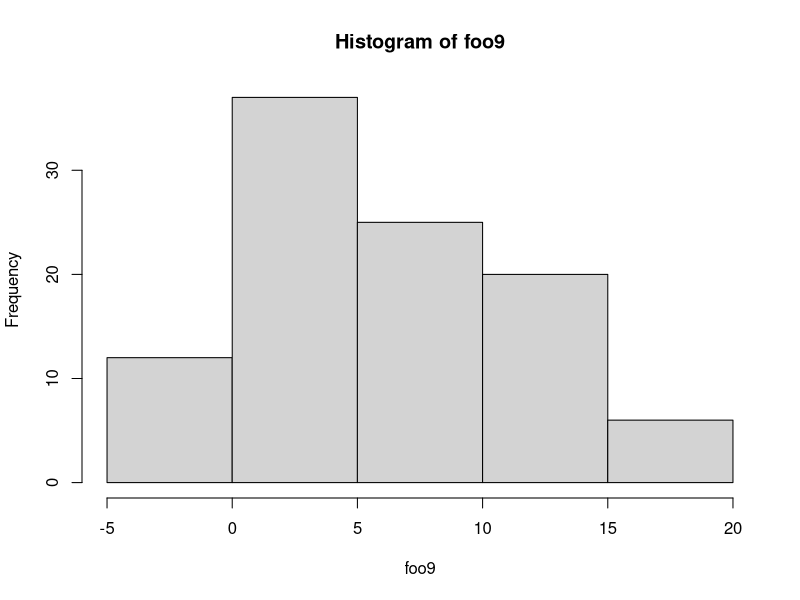

The R source for this figure:
#
#HWk2
#Keerthana Radhakrishnan
##
foo1<-c(e1=1,e2=pi,e3=10)
names(foo1)
#or
e1=1
e2=pi
e3=10
foo1<-c(e1,e2,e3)
foo1
#or
foo1<-c(1,pi,10)
names(foo1)<-c("e1","e2","e3")
##
foo1
##
foo1[c(1,3)]
##
foo1[c("e1","e3")]
##
foo2<-c(names(foo1))
foo2
##
foo3<-rep(foo2,4)
foo3
names(foo3)<-month.abb
attr(foo3,"new_attr")<-"foo3 is created from foo2"
attr(foo3,"new_attr")
##
foo4<-attributes(foo3)
foo4
typeof(foo4)
##
foo5<-seq(2,12,2)
foo5
##
foo6<-foo3[foo5]
#(or)
foo6<-foo3[seq(2,12,2)]
attributes(foo6)
##
foo7<-unname(foo6)
foo7
attributes(foo7)
##
foo8<-c(foo1,foo7)
foo8
names(foo8)
typeof(foo8)
##
foo9<-rnorm(100,5,6)
hist(foo9)
sd(foo9)
mean(foo9)
##
example <- c(seq(1, 10, by=0.5), NA, 0.6)
example
foo10<-example>2
foo10
##
sum(example>2,na.rm=T)
##
sum(example,na.rm=T)
median(example,na.rm=T)
sum(example>5.25,na.rm=T)
##
is.na(example)
sum(is.na(example))
##
f <- c(3.01, 3.001, 3.0001, 3.00001)
any (f == 3.001)
log_1<- c(as.logical(f == 3.001))
log_1
sum_log_1<-sum(log_1)
sum_log_1
sum_log_1>0
sum_log_1<0
length(which(f==3.001))>0
##
bar1 <- c(2, 5, 7, 10, 20)
logical_1<-as.logical(bar1>5)
num_1<-as.integer(logical_1)
##
logical_2<-as.logical(bar1==10 |bar1== 20)
num_2<-as.integer(logical_2)
num_1
num_2
(num_1 & num_2)
#or
which(num_1 & num_2)
num_1 | num_2
#or
which(num_1 | num_2)
num_1 & !num_2
#or
which(num_1 & !num_2)
##
gender_char <- c("M", "F", "F", "M", "F")
gender<-factor(gender_char)
gender
##
mode(gender)
class(gender)
##
levels(gender)
##
nlevels(gender)
##
as.character(gender)
##
vec1 <- 1:6
vec1
##
mat1<-matrix(vec1,3,2)
#(or)
mat1<-matrix(vec1,3,2,byrow = TRUE)
mat1
##
nrow(mat1)
ncol(mat1)
dim(mat1)
##
dimnames(mat1) <- list(c("a","b","c"), c( "I"," II"))
dimnames(mat1)
mat1
#(or)
rownames<-c("a","b","c")
colnames<-c("I"," II")
mat1
##
mat2<-t(mat1)
mat2
##
mat3<-mat1[c(1,3),]
mat3
##
mat4<-cbind(mat2,mat3)
mat4
##
mat4[2,c(1,3)]
##
vec2 <- rep(c("A","B","C"), 3:5)
vec2
dim(vec2)<-c(3,2,2)
array1<-vec2
array1
#(or)
array1[3,2,2]
dimnames(vec2) <- list(c("1", "2","3"), c("l", "2"), c("l", "2"))
vec2                                                   
